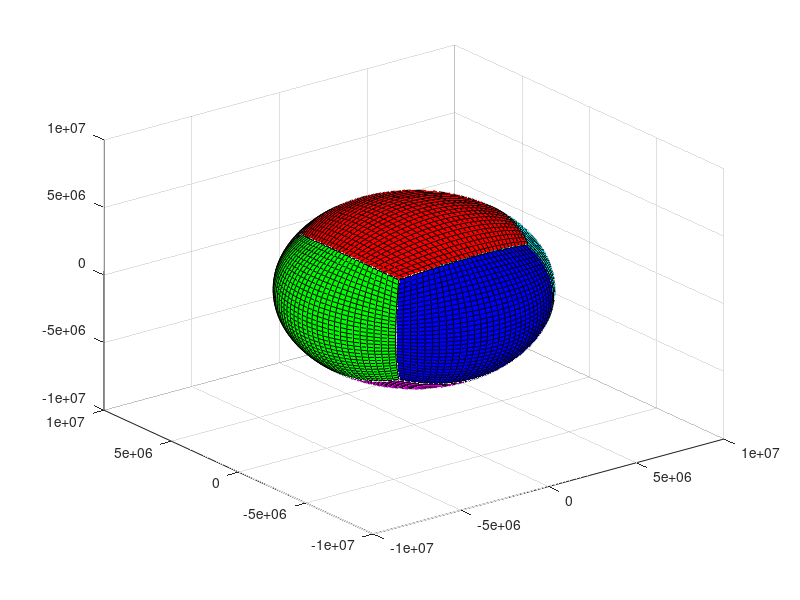

The MATLAB script that drew this image:
clc
clear

dx        = 500000;
dlambda   = 3;
dtheta    = 3;

projection= 'Equiangular'; % Choose from 'Equidistant' or 'Equiangular'

R         = 6371229.0;
d2r       = pi/180;

dlambda   = dlambda*d2r;
dtheta    = dtheta *d2r;

a         = R/sqrt(3); % Length of the cubic edges

if strcmp(projection,'Equidistant')
    % Equidistant
    x         = -a:dx:a;
    y         = x;
elseif strcmp(projection,'Equiangular')
    % Equiangular
    lambda      = -pi/4:dlambda:pi/4;
    theta       = -pi/4 :dtheta :pi/4;
    x           = a*tan(lambda);
    y           = a*tan(theta );
end

nx        = size(x,2);
ny        = size(y,2);
a_matrix  = ones(nx,ny)*a;

x         = repmat(x,ny,1);
y         = repmat(y,nx,1)';

r         = sqrt(a_matrix.^2 + x.^2 + y.^2);

cart_coord(1,:,:) = R./r.*a_matrix;
cart_coord(2,:,:) = R./r.*x;
cart_coord(3,:,:) = R./r.*y;

figure
% face 1
X1         = squeeze(cart_coord(1,:,:));
Y1         = squeeze(cart_coord(2,:,:));
Z1         = squeeze(cart_coord(3,:,:));

xx1      = a*Y1./X1;
yy1      = a*Z1./X1;

% plot3(X,Y,Z,'.','Color','b');
surf(X1,Y1,Z1,'EdgeColor','k','FaceColor','c')
hold on

% face 2
X2         = -squeeze(cart_coord(2,:,:));
Y2         = squeeze(cart_coord(1,:,:));
Z2         = squeeze(cart_coord(3,:,:));

xx2      = -a*X2./Y2;
yy2      = a*Z2./Y2;

% plot3(X,Y,Z,'.','Color','r');
surf(X2,Y2,Z2,'EdgeColor','k','FaceColor','w')
hold on

% face 3
X3         = -squeeze(cart_coord(1,:,:));
Y3         = -squeeze(cart_coord(2,:,:));
Z3         = squeeze(cart_coord(3,:,:));

xx3      = a*Y3./X3;
yy3      = -a*Z3./X3;

% plot3(X,Y,Z,'.','Color','k');
surf(X3,Y3,Z3,'EdgeColor','k','FaceColor','g')
hold on

% face 4
X4         = squeeze(cart_coord(2,:,:));
Y4         = -squeeze(cart_coord(1,:,:));
Z4         = squeeze(cart_coord(3,:,:));

xx4      = -a*X4./Y4;
yy4      = -a*Z4./Y4;

% plot3(X,Y,Z,'.','Color','c');
surf(X4,Y4,Z4,'EdgeColor','k','FaceColor','b')
hold on

% face 5
X5         = -squeeze(cart_coord(3,:,:));
Y5         = squeeze(cart_coord(2,:,:));
Z5         = squeeze(cart_coord(1,:,:));

xx5      = a*Y5./Z5;
yy5      = -a*X5./Z5;

% plot3(X,Y,Z,'.','Color','g');
surf(X5,Y5,Z5,'EdgeColor','k','FaceColor','r')
hold on

% face 6
X6         = squeeze(cart_coord(3,:,:));
Y6         = squeeze(cart_coord(2,:,:));
Z6         = -squeeze(cart_coord(1,:,:));

xx6      = -a*Y6./Z6;
yy6      = -a*X6./Z6;

% plot3(X,Y,Z,'.','Color','m');
surf(X6,Y6,Z6,'EdgeColor','k','FaceColor','m')
hold on

print('-dpng','-opengl','-r300',['MCV_grid','.png']);


% % Diagnostic
% ghost14_x = -a*X1(:,1)./Y1(:,1);
% ghost14_y = -a*Z1(:,1)./Y1(:,1);
% 
% dd = (ghost14_x-xx4(:,end-2))./ghost14_x;
% rr = ghost14_y./yy4(:,end);
% 
% error_rr = max(rr)-min(rr);
% disp(['Error between max rr and min rr is ',num2str(error_rr)])
% 
% figure
% plot(dd)
% figure
% plot(rr)
